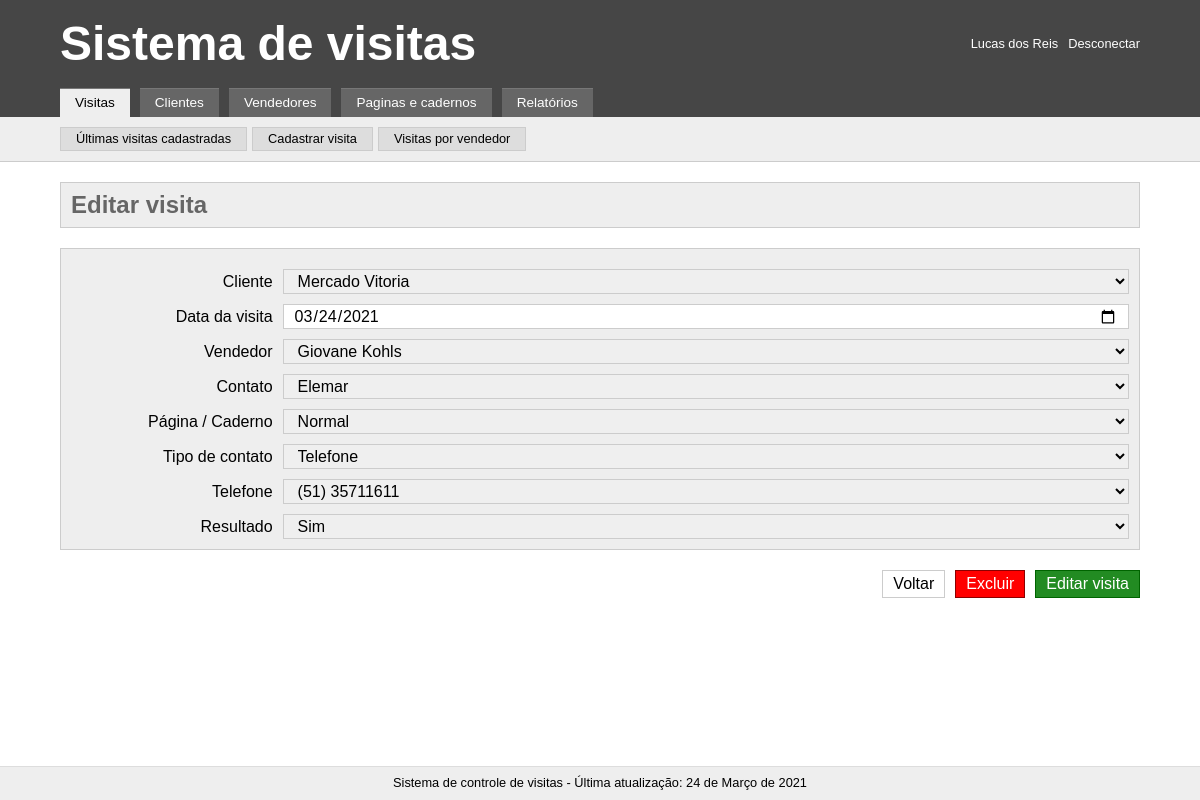
/index.php?tab=visitas&subtab=editar_visita&visit=6&client=Mercado Vitoria (signed in), run on the app's committed database.
### tables this page shows
CREATE TABLE `visits` (
  `id` int(11) NOT NULL,
  `date` varchar(20) NOT NULL,
  `seller` varchar(255) NOT NULL,
  `client` varchar(255) NOT NULL,
  `contact` varchar(255) NOT NULL,
  `page` varchar(100) NOT NULL,
  `type` varchar(50) NOT NULL,
  `phone` varchar(30) NOT NULL,
  `result` varchar(20) NOT NULL
);

CREATE TABLE `clients` (
  `id` int(11) NOT NULL,
  `name` varchar(255) NOT NULL,
  `city` varchar(50) NOT NULL,
  `address` varchar(255) NOT NULL,
  `phone` varchar(255) NOT NULL,
  `contact` varchar(255) NOT NULL
);

CREATE TABLE `sellers` (
  `id` int(11) NOT NULL,
  `name` varchar(255) NOT NULL,
  `seller_number` varchar(10) NOT NULL
);

CREATE TABLE `pages` (
  `id` int(11) NOT NULL,
  `name` varchar(255) NOT NULL
);

### _include/crud.php (called while the page is built, shortened)
<?php
$infoSellers = $pdo->query("SELECT * FROM sellers")->fetchAll();
$infoClients = $pdo->query("SELECT * FROM clients")->fetchAll();
$infoPages = $pdo->query("SELECT * FROM pages")->fetchAll();
$infoVisits = $pdo->query("SELECT * FROM visits")->fetchAll();

### _include/visitas.php (the view, shortened to what this page needs)
<nav class="opcoes">
	<div class="content">
		<a href="index.php?tab=visitas&subtab=ultimas_visitas_cadastradas">Últimas visitas cadastradas</a>
		<a href="index.php?tab=visitas&subtab=cadastrar_visita">Cadastrar visita</a>
		<a href="index.php?tab=visitas&subtab=visitas_por_vendedor">Visitas por vendedor</a>
	</div>
</nav>
<div class="content">
	<h2><?php
	$h2 = ucfirst(str_replace('_', ' ', $current_subtab))." ".$current_seller;
	echo $h2;
	?></h2>
	<?php if($current_subtab == "editar_visita"){ ?>
		<?php $sqlVisitsToEdit = $pdo->query("SELECT * FROM visits WHERE id = '$_GET[visit]'");
		$infoVisitsToEdit = $sqlVisitsToEdit->fetchAll();
		foreach($infoVisitsToEdit as $valueVisitsToEdit){ ?>
			<form method="post">
				<fieldset>
					<label>Cliente</label>
					<?php for($i=0;$i<sizeof($infoClients);$i++){ ?>
						<?php if ($i == 0) { ?>
							<select name="client" onchange="window.location.replace('index.php?tab=visitas&subtab=editar_visita&visit='+<?= $valueVisitsToEdit['id'] ?>+'&client='+this.value)" required>
							<?php } ?>
							<option <?php echo($current_client == $infoClients[$i]['name'] ? "selected" : ""); ?> value="<?= $infoClients[$i]['name'] ?>"><?= $infoClients[$i]['name'] ?></option>
							<?php if ($i == sizeof($infoClients) - 1) { ?>
							</select>
						<?php } ?>
					<?php } ?>
					<label>Data da visita</label>
					<input type="date" name="date" value="<?= $valueVisitsToEdit['date'] ?>" required>
					<label>Vendedor</label>
					<select name="seller" required>
						<?php foreach($infoSellers as $valueSellers){ ?>
							<option <?php echo ($valueVisitsToEdit['seller'] == "$valueSellers[name]"?"selected":"") ?> value="<?= $valueSellers['name'] ?>"><?= $valueSellers['name'] ?></option>
						<?php } ?>
					</select>
					<label>Contato</label>
					<select name="contact">
						<?php foreach($infoClients as $valueClients){ ?>
							<?php if($valueClients['name'] == $current_client){ ?>
								<?php $contacts = explode(",", $valueClients['contact']);
								foreach($contacts as $valueContact){ ?>
									<option <?php echo ($current_client == "$valueContact"?"selected":"") ?> value="<?=$valueContact ?>"><?= $valueContact ?></option>
								<?php } ?>
							<?php } ?>
						<?php } ?>
					</select>
					<label>Página / Caderno</label>
					<select name="page">
						<?php foreach($infoPages as $valuePages){ ?>
							<option <?php echo ($valueVisitsToEdit['page'] == "$valuePages[name]"?"selected":"") ?> value="<?= $valuePages['name'] ?>"><?= $valuePages['name'] ?></option>
						<?php } ?>
					</select>
					<label>Tipo de contato</label>
					<select name="type">
						<option <?php echo ($valueVisitsToEdit['type'] == "Telefone"?"selected":"") ?> value="Telefone">Telefone</option>
					</select>
					<label>Telefone</label>
					<select name="phone">
						<?php foreach($infoClients as $valueClients){ ?>
							<?php if($valueClients['name'] == $current_client){ ?>
								<?php $phones = explode(",", $valueClients['phone']);
								foreach($phones as $valuePhone){ ?>
									<option <?php echo ($current_client == "$valuePhone"?"selected":"") ?> value="<?=$valuePhone ?>"><?= $valuePhone ?></option>
								<?php } ?>
							<?php } ?>
						<?php } ?>
					</select>
					<label>Resultado</label>
					<select name="result">
						<option <?php echo ($valueVisitsToEdit['result'] == "Sim"?"selected":"") ?> value="Sim">Sim</option>
					</select>
				</fieldset>
				<div class="actions">
					<a href="<?= $previous ?>">Voltar</a>
					<a onclick="open_div('prevent_delete_<?= $valueVisitsToEdit['id'] ?>')" class="exclude_button">Excluir</a>
					<input type="submit" name="editar_visita" value="Editar visita">
				</div>
			</form>
		<?php } ?>
	<?php } ?>
</div>

### _templates/css/style.css (style rules this page uses)
* { margin: 0; padding: 0; font: inherit; -moz-box-sizing: border-box; -webkit-box-sizing: border-box; box-sizing: border-box; }
body { line-height: 1; font-size: 1em; font-family: Arial, Helvetica, sans-serif; }
.content { max-width: 1100px; margin: 0 auto; padding: 0 10px; }
.opcoes { background: #eee; padding: 10px 0; border-bottom: 1px solid #ccc; }
.opcoes .content { display: flex; }
.opcoes a { background: #ddd; display: inline-block; color: #000; text-decoration: none; font-size: 0.8em; border: 1px solid #ccc; padding: 5px 15px; margin-right: 5px; }
main h2 { background-color: #eee; border: 1px solid #ccc; margin: 20px 0; padding: 10px; font-size: 1.5em; font-weight: bold; color: #666; }
main form fieldset { background-color: #eee; border: 1px solid #ccc; margin: 20px 0; padding: 10px; display: flex; flex-wrap: wrap; }
main form fieldset label { flex-basis: 20%; text-align: right; padding-right: 10px; margin-top: 15px; }
main form fieldset input, main form fieldset select, main form fieldset button { flex-basis: 80%; height: 25px; padding: 2px 10px; margin-top: 10px; border: 1px solid #ccc; }
main form .actions { display: flex; justify-content: flex-end; }
main form .actions a, main form .actions input { display: inline-block; padding: 5px 10px; border: 1px solid #ccc; margin-left: 10px; color: #000; text-decoration: none; }
main form .actions .exclude_button { background: red; border: 1px solid DarkRed; color: #fff; }
main form .actions input { border: 1px solid DarkGreen; color: #fff; background: ForestGreen; }

### data on the page
visits: date "03/24/2021", seller "Giovane Kohls", page "Normal", type "Telefone", result "Sim"
clients: client "Mercado Vitoria"

### other printed values
$_SESSION['name'] "Lucas dos Reis"
$h2 "Editar visita"
form field contact "Elemar"
form field phone "(51) 35711611"
